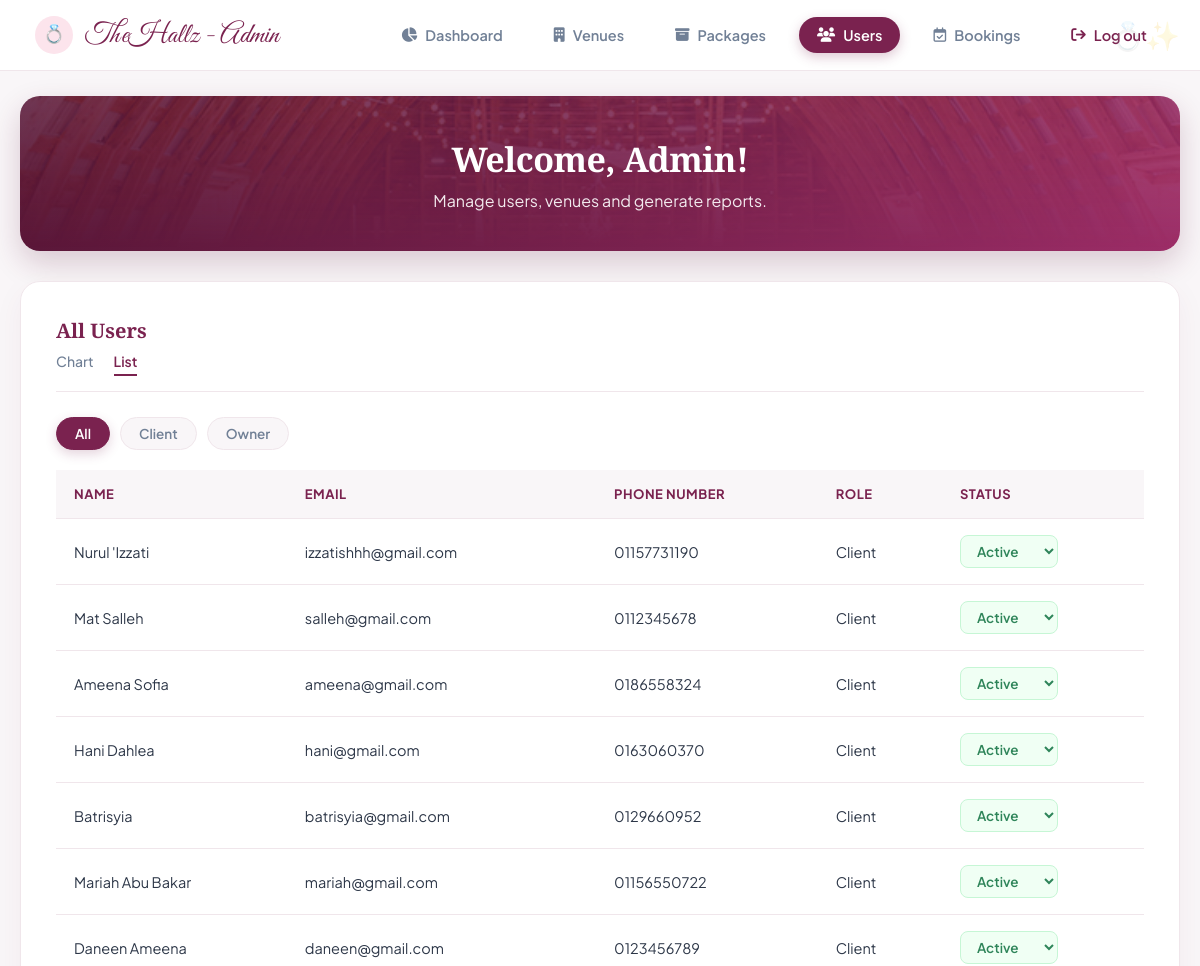
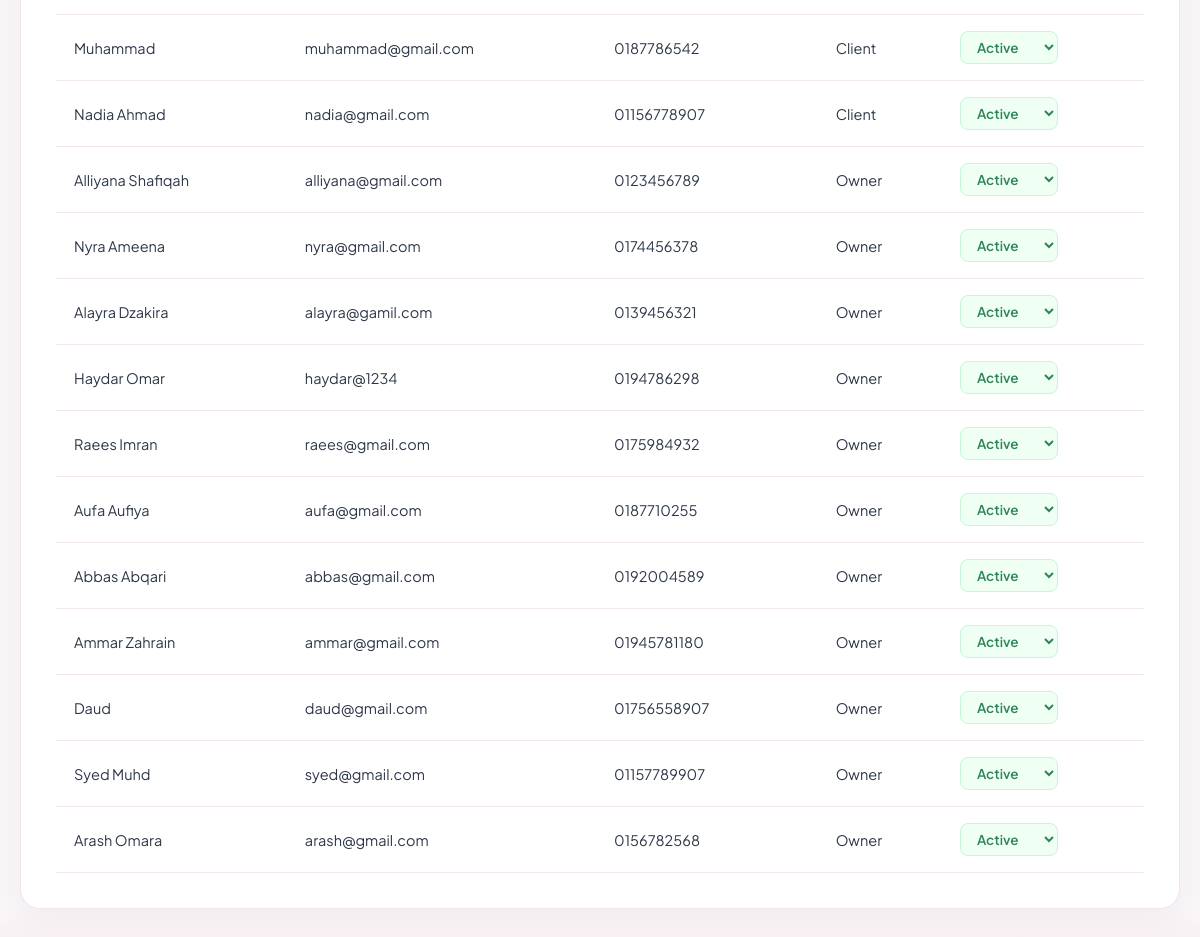
Screenshot of /Admin/admin_users.php with the database file from the repository (2 pictures, top to bottom).
### tables this page shows
CREATE TABLE `client` (
  `client_id` int(11) NOT NULL,
  `client_name` varchar(100) NOT NULL,
  `client_email` varchar(100) NOT NULL,
  `client_phonenum` varchar(20) NOT NULL,
  `client_password` varchar(255) NOT NULL,
  `client_role` varchar(20) NOT NULL,
  `client_status` varchar(50) NOT NULL DEFAULT 'Active'
);

CREATE TABLE `venue_owner` (
  `owner_id` int(11) NOT NULL,
  `owner_name` varchar(100) NOT NULL,
  `owner_email` varchar(100) NOT NULL,
  `owner_phonenum` varchar(20) NOT NULL,
  `owner_password` varchar(255) NOT NULL,
  `owner_role` varchar(20) NOT NULL,
  `owner_status` varchar(20) NOT NULL
);

### Admin/admin_users.php (the view, shortened to what this page needs)
<?php
include('db_connection.php');
$query_client = "SELECT * FROM client";
$result_client = mysqli_query($conn, $query_client);
$query_owner = "SELECT * FROM venue_owner";
$result_owner = mysqli_query($conn, $query_owner);
$users_list = [];
if ($result_client && mysqli_num_rows($result_client) > 0) {
    while ($row = mysqli_fetch_assoc($result_client)) {
        $status = isset($row['client_status']) ? $row['client_status'] : (isset($row['status']) ? $row['status'] : 'Active');
        $users_list[] = [
            'name'  => $row['client_name'],
            'email' => $row['client_email'],
            'phone' => $row['client_phonenum'],
            'role'  => 'Client',
            'status' => $status
        ];
    }
}
if ($result_owner && mysqli_num_rows($result_owner) > 0) {
    while ($row = mysqli_fetch_assoc($result_owner)) {
        $status = isset($row['owner_status']) ? $row['owner_status'] : (isset($row['status']) ? $row['status'] : 'Active');
        $users_list[] = [
            'name'  => $row['owner_name'],
            'email' => $row['owner_email'],
            'phone' => $row['owner_phonenum'],
            'role'  => 'Owner',
            'status' => $status
        ];
    }
}
?>
<!DOCTYPE html>
<html lang="en">
<head>
    <link rel="stylesheet" href="https://cdnjs.cloudflare.com/ajax/libs/font-awesome/6.4.0/css/all.min.css">
</head>
<body>
    <div class="container">
        <div class="header">
            <div class="logo-area">TheHallz - Admin</div>
            <div class="nav-links">
                <a href="admin_dashboard.php"><i class="fa-solid fa-chart-pie"></i> Dashboard</a>
                <a href="admin_venues.php"><i class="fa-solid fa-building"></i> Venues</a>
                 <a href="admin_packages.php"><i class="fa-solid fa-box-archive"></i> Packages</a>
                <a href="admin_users.php" class="active"><i class="fa-solid fa-users"></i> Users</a>
                <a href="admin_bookings.php"><i class="fa-regular fa-calendar-check"></i> Bookings</a>
                <a class="logout" onclick="openModal('modal-logout-confirmation', this)"><i class="fa-solid fa-arrow-right-from-bracket"></i> Log out</a>
            </div>
        </div>
        <div class="welcome-banner">
             <h2>Welcome, Admin!</h2>
            <p>Manage users, venues and generate reports.</p>
        </div>
        <div class="content-section" style="display: block;">
            <div class="section-header">
                <div class="section-title-container">
                    <h3>All Users</h3>
                    <div class="sub-nav">
                        <span id="sub-chart" onclick="toggleView('chart')">Chart</span>
                        <span id="sub-list" class="active-sub" onclick="toggleView('list')">List</span>
                    </div>
                </div>
            </div>
            <div id="view-list" style="display: block;">
                <div class="filter-buttons">
                    <button type="button" class="filter-btn active-filter" onclick="filterTable('all', this)">All</button>
                    <button type="button" class="filter-btn" onclick="filterTable('client', this)">Client</button>
                    <button type="button" class="filter-btn" onclick="filterTable('owner', this)">Owner</button>
                </div>
                <table id="table-users">
                    <thead>
                        <tr>
                            <th>Name</th>
                            <th>Email</th>
                            <th>Phone Number</th>
                            <th>Role</th>
                            <th>Status</th>
                        </tr>
                    </thead>
                    <tbody>
                        <?php
                        if (!empty($users_list)) {
                            foreach ($users_list as $user) {
                                $currentStatus = ucfirst(strtolower(trim($user['status'])));
                                $statusClass = ($currentStatus === 'Inactive') ? 'status-inactive' : 'status-active';
                        ?>
                                <tr>
                                    <td><?php echo htmlspecialchars($user['name']); ?></td>
                                    <td><?php echo htmlspecialchars($user['email']); ?></td>
                                    <td><?php echo htmlspecialchars($user['phone']); ?></td>
                                    <td><?php echo htmlspecialchars($user['role']); ?></td>
                                    <td>
                                        <select class="status-select <?php echo $statusClass; ?>"
                                                data-email="<?php echo htmlspecialchars($user['email']); ?>"
                                                data-role="<?php echo htmlspecialchars($user['role']); ?>"
                                                onchange="updateStatusStyle(this)">
                                            <option value="Active" style="color: #2f855a;" <?php echo ($currentStatus === 'Active' || $currentStatus === '') ? 'selected' : ''; ?>>Active</option>
                                        </select>
                                    </td>
                                </tr>
                        <?php
                            }
                        } else {
                            echo "<tr><td colspan='5' style='text-align:center;'>No users found.</td></tr>";
                        }
                        ?>
                    </tbody>
                </table>
            </div>
        </div>
    </div>
</body>
</html>

### rows the page displays
client: client_name "Nurul 'Izzati", client_email "izzatishhh@gmail.com", client_phonenum "01157731190", role "Client", client_status+client_email "Active"
client: client_name "Mat Salleh", client_email "salleh@gmail.com", client_phonenum "0112345678", role "Client", client_status+client_email "Active"
client: client_name "Ameena Sofia", client_email "ameena@gmail.com", client_phonenum "0186558324", role "Client", client_status+client_email "Active"
client: client_name "Hani Dahlea", client_email "hani@gmail.com", client_phonenum "0163060370", role "Client", client_status+client_email "Active"
client: client_name "Batrisyia", client_email "batrisyia@gmail.com", client_phonenum "0129660952", role "Client", client_status+client_email "Active"
client: client_name "Mariah Abu Bakar", client_email "mariah@gmail.com", client_phonenum "01156550722", role "Client", client_status+client_email "Active"
client: client_name "Daneen Ameena", client_email "daneen@gmail.com", client_phonenum "0123456789", role "Client", client_status+client_email "Active"
client: client_name "Muhammad", client_email "muhammad@gmail.com", client_phonenum "0187786542", role "Client", client_status+client_email "Active"
client: client_name "Nadia Ahmad", client_email "nadia@gmail.com", client_phonenum "01156778907", role "Client", client_status+client_email "Active"
venue_owner: owner_name "Alliyana Shafiqah", owner_email "alliyana@gmail.com", owner_phonenum "0123456789", role "Owner", owner_status+owner_email "Active"
venue_owner: owner_name "Nyra Ameena", owner_email "nyra@gmail.com", owner_phonenum "0174456378", role "Owner", owner_status+owner_email "Active"
venue_owner: owner_name "Alayra Dzakira", owner_email "alayra@gamil.com", owner_phonenum "0139456321", role "Owner", owner_status+owner_email "Active"
venue_owner: owner_name "Haydar Omar", owner_email "haydar@1234", owner_phonenum "0194786298", role "Owner", owner_status+owner_email "Active"
venue_owner: owner_name "Raees Imran", owner_email "raees@gmail.com", owner_phonenum "0175984932", role "Owner", owner_status+owner_email "Active"
venue_owner: owner_name "Aufa Aufiya", owner_email "aufa@gmail.com", owner_phonenum "0187710255", role "Owner", owner_status+owner_email "Active"
venue_owner: owner_name "Abbas Abqari", owner_email "abbas@gmail.com", owner_phonenum "0192004589", role "Owner", owner_status+owner_email "Active"
venue_owner: owner_name "Ammar Zahrain", owner_email "ammar@gmail.com", owner_phonenum "01945781180", role "Owner", owner_status+owner_email "Active"
venue_owner: owner_name "Daud", owner_email "daud@gmail.com", owner_phonenum "01756558907", role "Owner", owner_status+owner_email "Active"
venue_owner: owner_name "Syed Muhd", owner_email "syed@gmail.com", owner_phonenum "01157789907", role "Owner", owner_status+owner_email "Active"
venue_owner: owner_name "Arash Omara", owner_email "arash@gmail.com", owner_phonenum "0156782568", role "Owner", owner_status+owner_email "Active"
